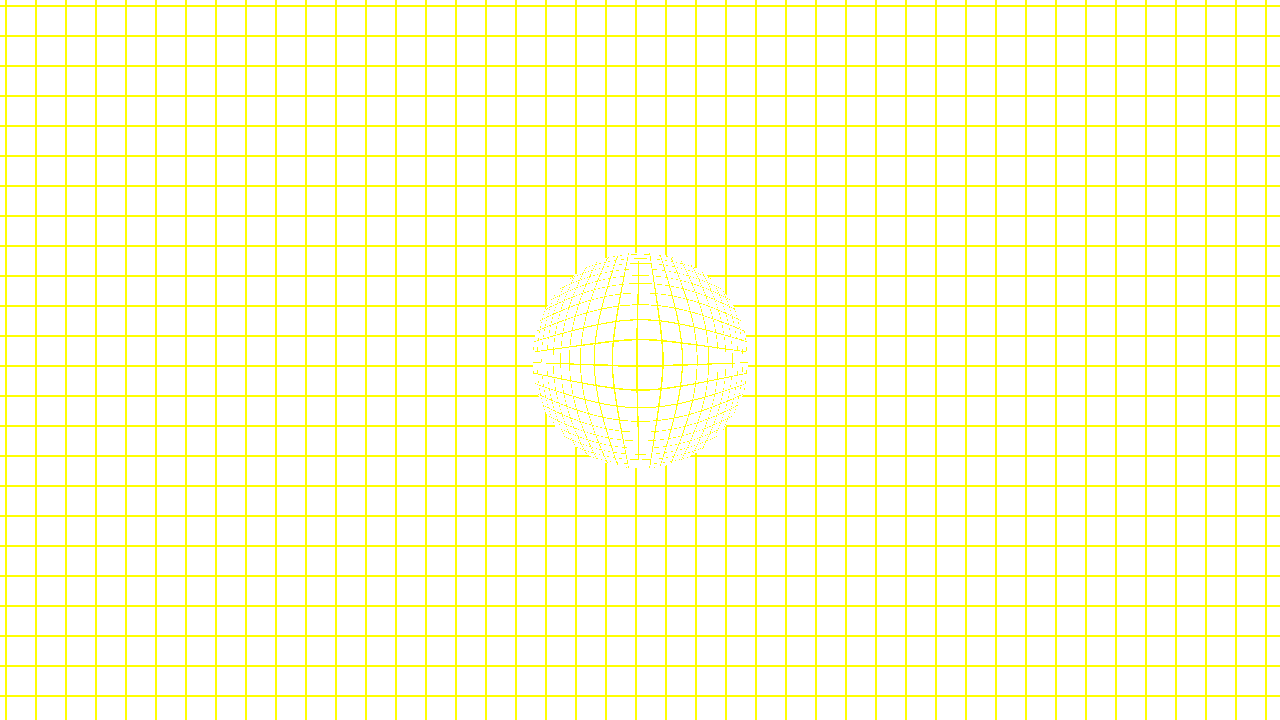
#> input picture archive/filter-grid-test-output/bulge_eyes.png, 1280 x 720 px, given in place of funhouse_mirror.png, which was not available
$ python deep_analysis.py
#> lines starting #> are read from the running program, lines starting #| are printed output that depends on the picture; pictures that were not available may be replaced by others from this repository, and a replacement may not be noted
#!/usr/bin/env python3
"""
Visual side-by-side comparison with detailed analysis
"""
from PIL import Image, ImageDraw, ImageFont
import numpy as np
import os

METAL_DIR = "/Users/wes/Sites/wesworld/ww-fx-dropout/filter-grid-test-output"
WEB_DIR = "/Users/wes/Sites/wesworld/ww-fx-dropout/web-filter-grid-test-output"

def analyze_single_filter(filter_name):
    """Deep analysis of a single filter"""
#> called with filter_name = 'funhouse_mirror'
    metal_path = f"{METAL_DIR}/{filter_name}.png"
    web_path = f"{WEB_DIR}/{filter_name}.png"

    metal = np.array(Image.open(metal_path).convert('RGB'))
    web = np.array(Image.open(web_path).convert('RGB'))
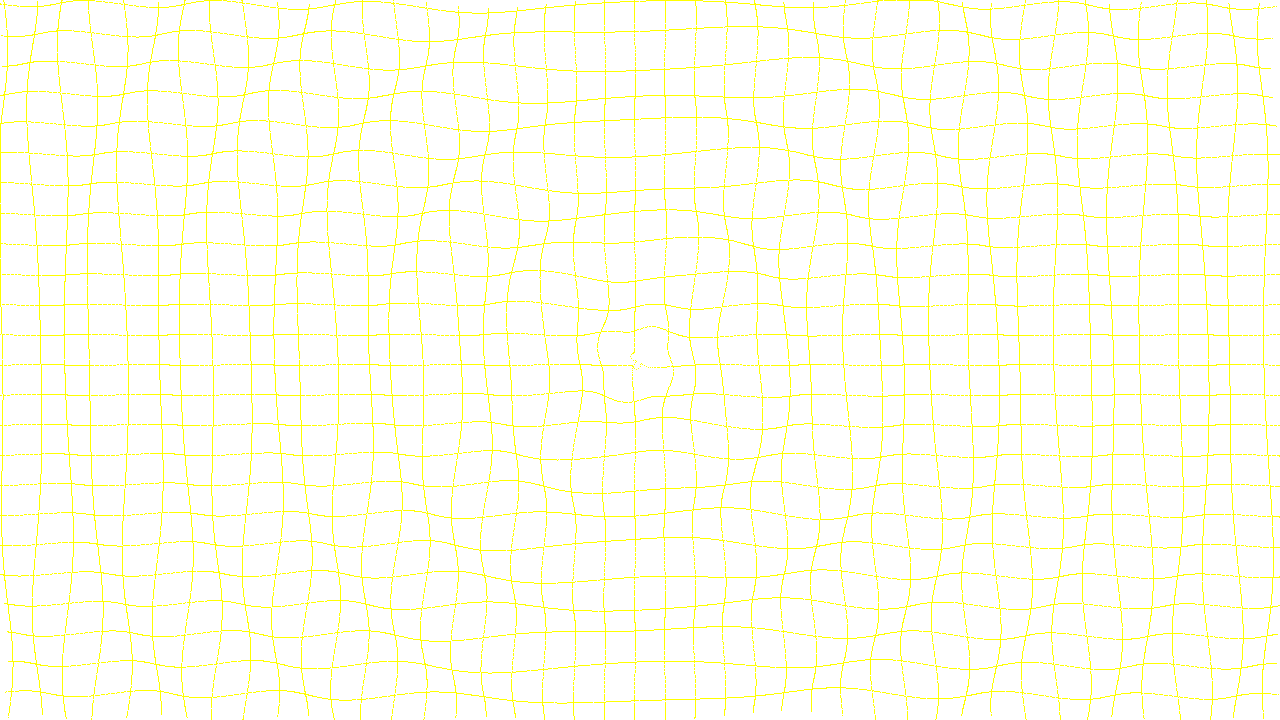
#> input picture archive/filter-grid-test-output/complex_ripple.png, 1280 x 720 px, given in place of funhouse_mirror.png, which was not available

    print(f"\n{'='*70}")
    print(f"FILTER: {filter_name}")
    print(f"{'='*70}")

    # Get grid masks
    metal_grid = (metal[:, :, 0] + metal[:, :, 1]) > 50
#> metal_grid: shape (720, 1280) bool; 12.9% white in thin lines or dots
    web_grid = (web[:, :, 0] + web[:, :, 1]) > 50
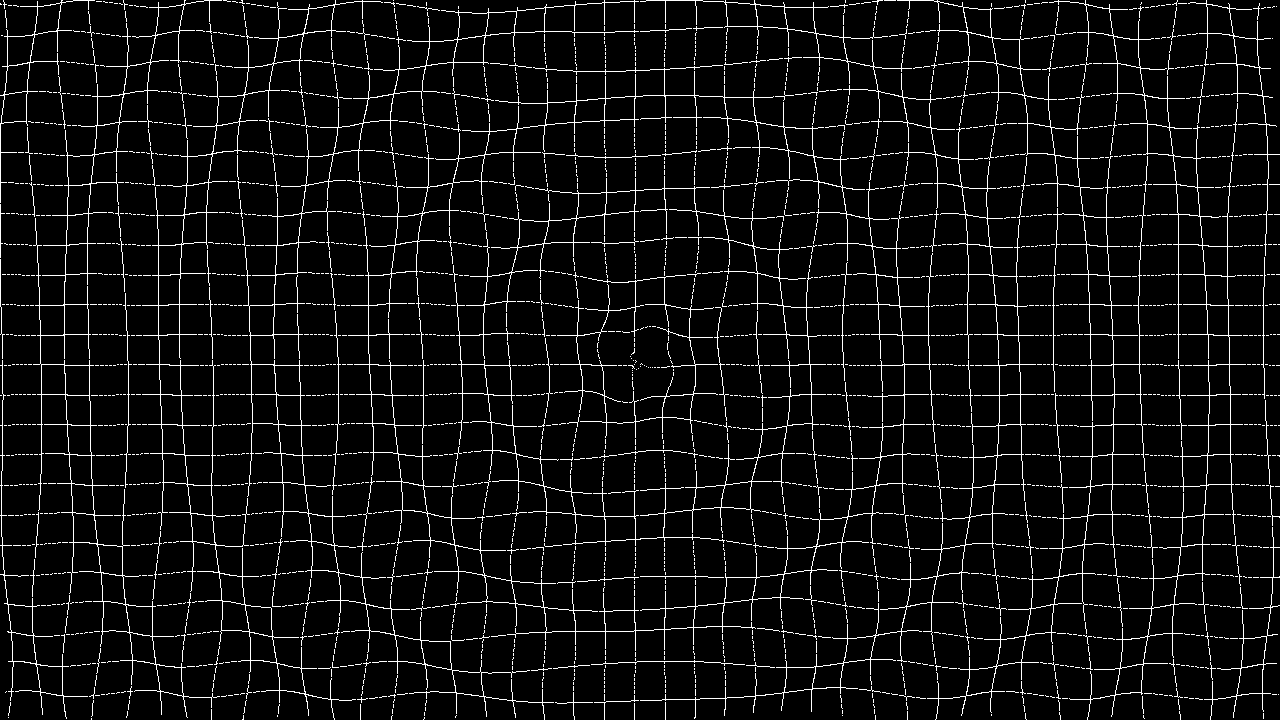
#> web_grid: shape (720, 1280) bool; 6.2% white in thin lines or dots

    h, w = metal_grid.shape
#> h = 720; w = 1280

    # Analyze grid distribution by rows and columns
    print("\nGrid Distribution Analysis:")

    # Sample some rows
    sample_rows = [h//4, h//2, 3*h//4]
#> sample_rows = [180, 360, 540]
    print(f"\n  Row samples (grid pixel %):")
    for row in sample_rows:
        metal_row_pct = np.sum(metal_grid[row, :]) / w * 100
        web_row_pct = np.sum(web_grid[row, :]) / w * 100
        print(f"    Row {row:3d}: Metal={metal_row_pct:5.1f}%  Web={web_row_pct:5.1f}%  Δ={web_row_pct-metal_row_pct:+5.1f}%")
#> this loop made 3 passes
#> web_row_pct on passes 1 to 3: 7.11, 3.52, 7.5
#|     Row 180: Metal=  6.7%  Web=  7.1%  Δ= +0.4%
#|     Row 360: Metal=  6.7%  Web=  3.5%  Δ= -3.2%
#|     Row 540: Metal=  6.7%  Web=  7.5%  Δ= +0.8%

    # Sample some columns
    sample_cols = [w//4, w//2, 3*w//4]
#> sample_cols = [320, 640, 960]
    print(f"\n  Column samples (grid pixel %):")
    for col in sample_cols:
        metal_col_pct = np.sum(metal_grid[:, col]) / h * 100
        web_col_pct = np.sum(web_grid[:, col]) / h * 100
        print(f"    Col {col:3d}: Metal={metal_col_pct:5.1f}%  Web={web_col_pct:5.1f}%  Δ={web_col_pct-metal_col_pct:+5.1f}%")
#> this loop made 3 passes
#> web_col_pct on passes 1 to 3: 2.78, 3.61, 5.14
#|     Col 320: Metal=  6.7%  Web=  2.8%  Δ= -3.9%
#|     Col 640: Metal=  6.7%  Web=  3.6%  Δ= -3.1%
#|     Col 960: Metal=  6.7%  Web=  5.1%  Δ= -1.5%

    # Analyze center region distortion
    cy, cx = h // 2, w // 2
#> cy = 360; cx = 640
    radius = min(h, w) // 4
#> radius = 180

    # Create circular mask
    y, x = np.ogrid[:h, :w]
#> y = 720 values from 0 to 719
    dist_from_center = np.sqrt((x - cx)**2 + (y - cy)**2)
    center_mask = dist_from_center < radius
    edge_mask = dist_from_center > radius * 1.5

    metal_center = np.sum(metal_grid & center_mask) / np.sum(center_mask) * 100
#> metal_center = 12.86
    web_center = np.sum(web_grid & center_mask) / np.sum(center_mask) * 100
#> web_center = 6.53

    metal_edge = np.sum(metal_grid & edge_mask) / np.sum(edge_mask) * 100
#> metal_edge = 12.96
    web_edge = np.sum(web_grid & edge_mask) / np.sum(edge_mask) * 100
#> web_edge = 6.2

    print(f"\n  Center region (radius {radius}px):")
#|   Center region (radius 180px):
    print(f"    Metal: {metal_center:.1f}%  Web: {web_center:.1f}%  Δ={web_center-metal_center:+.1f}%")
#|     Metal: 12.9%  Web: 6.5%  Δ=-6.3%
    print(f"  Edge region (outside 1.5x radius):")
    print(f"    Metal: {metal_edge:.1f}%  Web: {web_edge:.1f}%  Δ={web_edge-metal_edge:+.1f}%")
#|     Metal: 13.0%  Web: 6.2%  Δ=-6.8%

    # Check if pattern is inverted/flipped
    print(f"\n  Pattern symmetry:")

    # Horizontal flip comparison
    metal_flipped_h = np.fliplr(metal_grid)
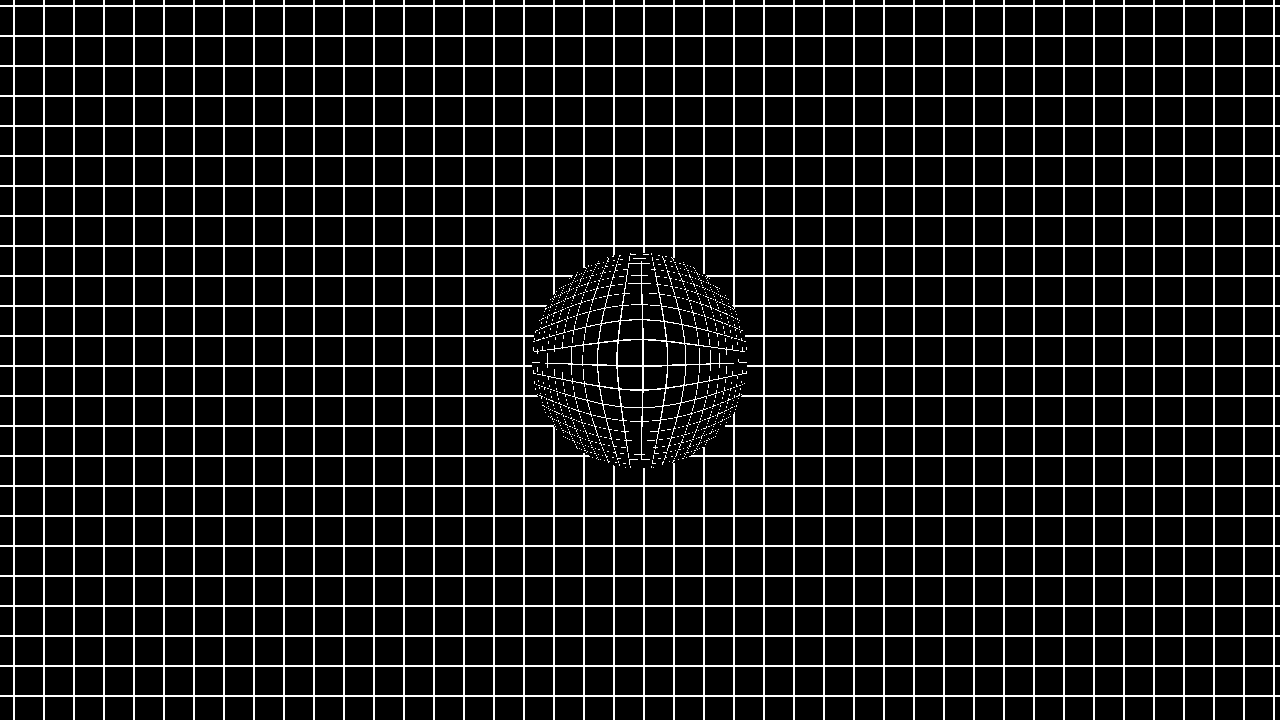
#> metal_flipped_h: shape (720, 1280) bool; 12.9% white in thin lines or dots
    web_vs_metal_flipped_h = np.sum(web_grid & metal_flipped_h) / np.sum(web_grid | metal_flipped_h) * 100
#> web_vs_metal_flipped_h = 7

    # Vertical flip comparison
    metal_flipped_v = np.flipud(metal_grid)
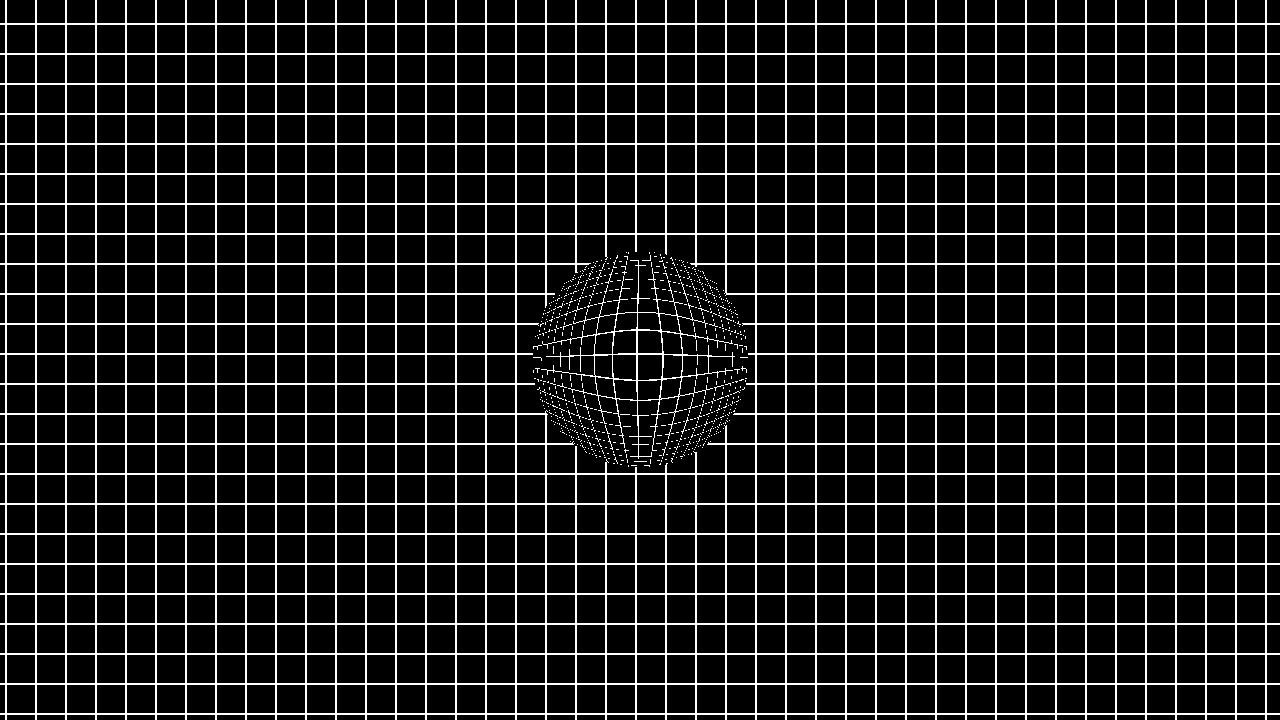
#> metal_flipped_v: shape (720, 1280) bool; 12.9% white in thin lines or dots
    web_vs_metal_flipped_v = np.sum(web_grid & metal_flipped_v) / np.sum(web_grid | metal_flipped_v) * 100
#> web_vs_metal_flipped_v = 5.02

    # Normal comparison
    web_vs_metal = np.sum(web_grid & metal_grid) / np.sum(web_grid | metal_grid) * 100
#> web_vs_metal = 9.76

    print(f"    Normal overlap:     {web_vs_metal:.1f}%")
#|     Normal overlap:     9.8%
    print(f"    H-flipped overlap:  {web_vs_metal_flipped_h:.1f}%")
#|     H-flipped overlap:  7.0%
    print(f"    V-flipped overlap:  {web_vs_metal_flipped_v:.1f}%")
#|     V-flipped overlap:  5.0%

    if web_vs_metal_flipped_h > web_vs_metal * 1.5:
        print(f"    ⚠ POSSIBLE HORIZONTAL FLIP")
    if web_vs_metal_flipped_v > web_vs_metal * 1.5:
        print(f"    ⚠ POSSIBLE VERTICAL FLIP")

    # Check for phase shift (offset)
    print(f"\n  Phase shift detection:")
    best_offset = (0, 0)
    best_overlap = web_vs_metal
#> best_overlap = 9.76

    for dy in [-10, -5, 0, 5, 10]:
        for dx in [-10, -5, 0, 5, 10]:
            if dy == 0 and dx == 0:
                continue

            # Shift metal grid
            shifted = np.roll(metal_grid, (dy, dx), axis=(0, 1))
            overlap = np.sum(web_grid & shifted) / np.sum(web_grid | shifted) * 100

            if overlap > best_overlap:
                best_overlap = overlap
                best_offset = (dy, dx)
#> after the loop, best_offset = (0, 0); best_overlap = 9.76

    if best_offset != (0, 0):
        print(f"    Best offset: dy={best_offset[0]:+d}, dx={best_offset[1]:+d} (overlap: {best_overlap:.1f}%)")
        print(f"    ⚠ POSSIBLE PHASE/OFFSET DIFFERENCE")
    else:
        print(f"    No significant offset detected")

# Analyze a few key filters
filters_to_analyze = ["funhouse_mirror", "water_ripple", "bulge_eyes"]

for filter_name in filters_to_analyze:
#> (the run stopped early here; a loop or call above may not have finished)
